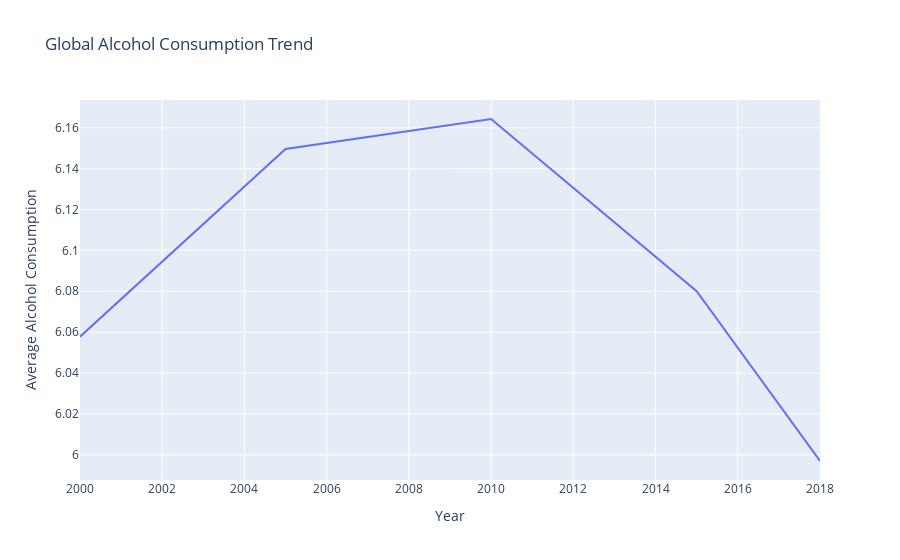
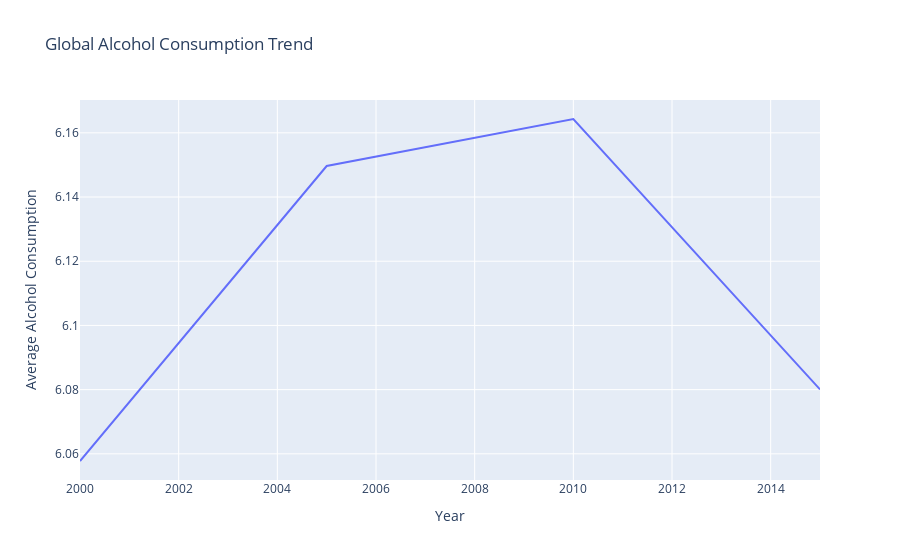

Here is the notebook cell these charts were saved with, in order:
### Markdown cell above
<h1> Global Alchohol consumption Trend with Interactive plt (PLot this based on countries)</h1>

### Code cell
# Ensuring the data is sorted by Year if it's not already
global_trends_sorted = global_trends.sort_values('Year')

# Function to update the plot
def update_plot(selected_year):
    filtered_data = global_trends_sorted[global_trends_sorted['Year'] <= selected_year]
    
    # Create a Plotly express line plot
    fig = px.line(filtered_data, x='Year', y='Alchohol consumption', 
                  title='Global Alcohol Consumption Trend',
                  labels={'Alchohol consumption': 'Average Alcohol Consumption'})
    
    # Update layout
    fig.update_layout(transition_duration=500)
    fig.show()

# Create a slider
slider = IntSlider(
    value=global_trends_sorted['Year'].max(),
    min=global_trends_sorted['Year'].min(),
    max=global_trends_sorted['Year'].max(),
    step=1,
    description='Year:',
    continuous_update=False
)

# Display the interactive slider and plot
interact(update_plot, selected_year=slider)

### Figure 1 — Plotly figure (JSON) as saved in the notebook; plotly's stock layout.template omitted (floating-point values rounded to 4 significant figures)
{"data": [{"hovertemplate": "Year=%{x}<br>Average Alcohol Consumption=%{y}<extra></extra>", "legendgroup": "", "line": {"color": "#636efa", "dash": "solid"}, "marker": {"symbol": "circle"}, "mode": "lines", "name": "", "orientation": "v", "showlegend": false, "type": "scatter", "x": [2000, 2005, 2010, 2015, 2018], "xaxis": "x", "y": [6.058, 6.15, 6.164, 6.08, 5.997], "yaxis": "y"}], "layout": {"legend": {"tracegroupgap": 0}, "title": {"text": "Global Alcohol Consumption Trend"}, "transition": {"duration": 500}, "xaxis": {"anchor": "y", "domain": [0, 1], "title": {"text": "Year"}}, "yaxis": {"anchor": "x", "domain": [0, 1], "title": {"text": "Average Alcohol Consumption"}}}}

### Figure 2 — Plotly figure (JSON) as saved in the notebook; plotly's stock layout.template omitted (floating-point values rounded to 4 significant figures)
{"data": [{"hovertemplate": "Year=%{x}<br>Average Alcohol Consumption=%{y}<extra></extra>", "legendgroup": "", "line": {"color": "#636efa", "dash": "solid"}, "marker": {"symbol": "circle"}, "mode": "lines", "name": "", "orientation": "v", "showlegend": false, "type": "scatter", "x": [2000, 2005, 2010, 2015], "xaxis": "x", "y": [6.058, 6.15, 6.164, 6.08], "yaxis": "y"}], "layout": {"legend": {"tracegroupgap": 0}, "title": {"text": "Global Alcohol Consumption Trend"}, "transition": {"duration": 500}, "xaxis": {"anchor": "y", "domain": [0, 1], "title": {"text": "Year"}}, "yaxis": {"anchor": "x", "domain": [0, 1], "title": {"text": "Average Alcohol Consumption"}}}}
